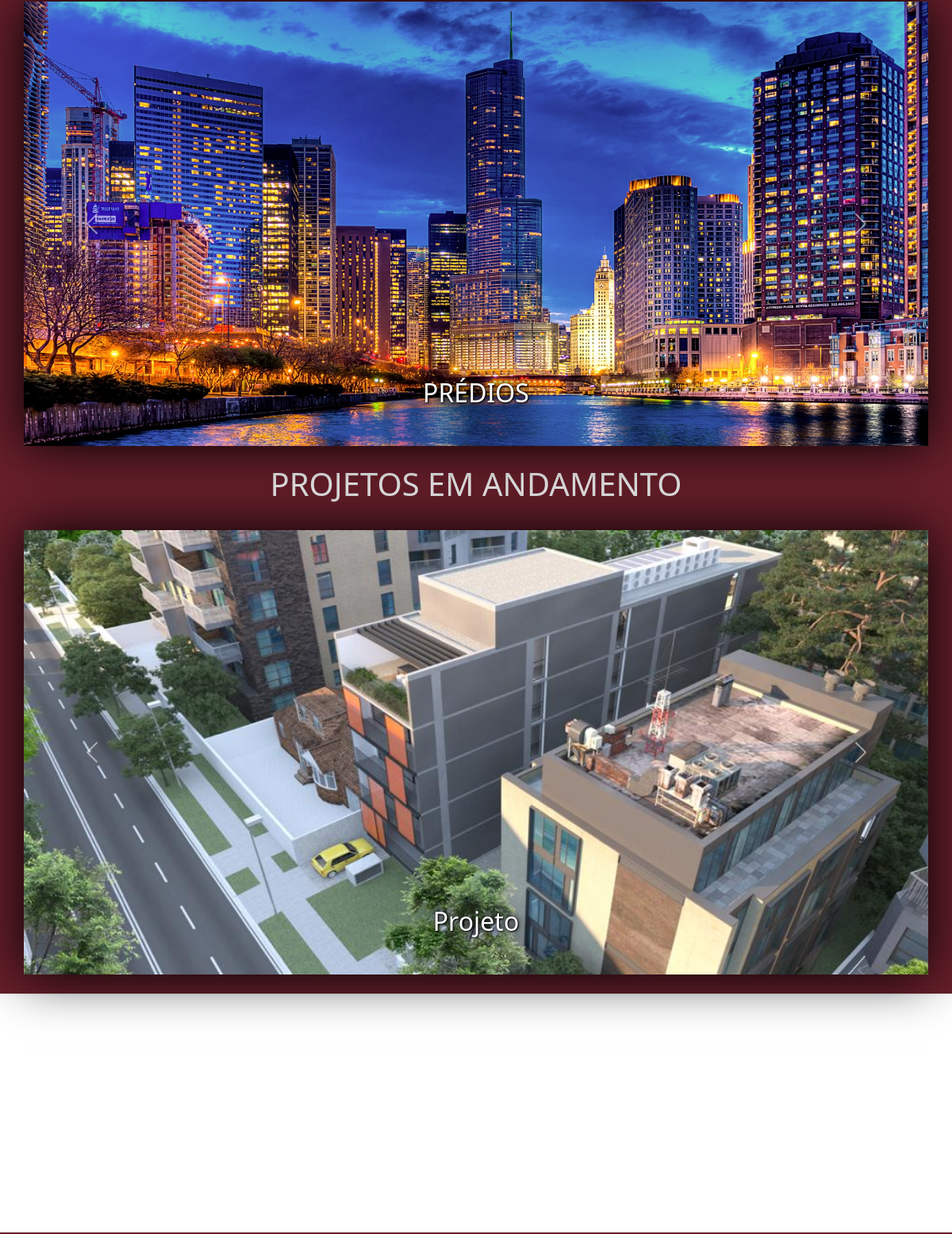
Before: / (middle part) with the older database file.
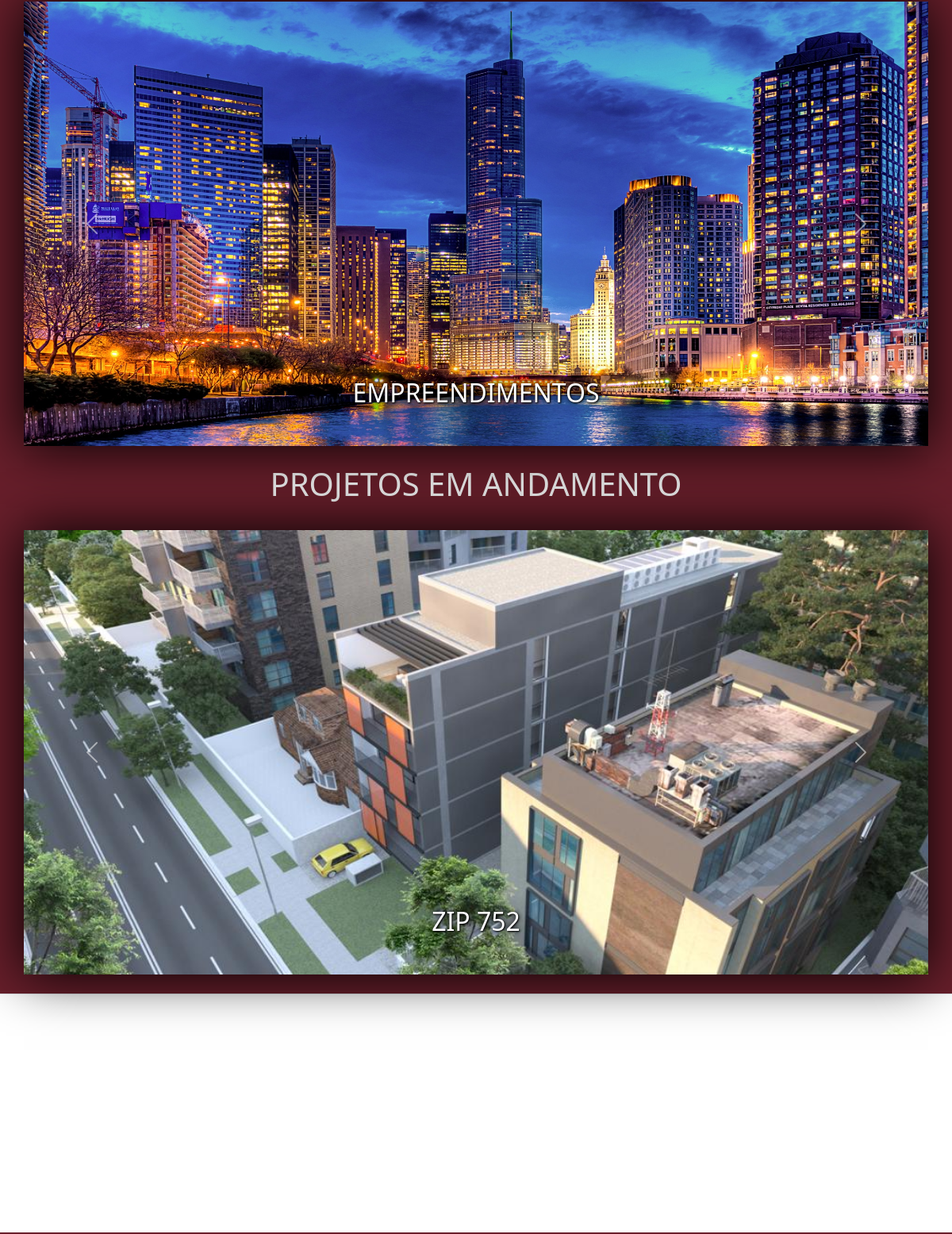
After: the same page with the newer database file.
### app/models.py (models this page shows, shortened)
class Portifolio(models.Model):
    name = models.CharField(max_length=255, blank=False)
    image = models.ImageField(upload_to="portifolio/%Y/%m/%d", blank=False)
    created = models.CharField(max_length=255)
    modified = models.CharField(max_length=255)
    objects = models.Manager()
    class Meta:
        ordering = ("name",)

class Projetos(models.Model):
    name = models.CharField(max_length=255, blank=False)
    image = models.ImageField(upload_to="projetos/%Y/%m/%d", blank=False)
    created = models.CharField(max_length=255)
    modified = models.CharField(max_length=255)
    objects = models.Manager()
    class Meta:
        ordering = ("name",)
        verbose_name_plural = "Projetos"

### app/views.py (the view)
# urls.py: path('', views.homepage, name='home'),
def homepage(request):
    portifolio = Portifolio.objects.all()
    projetos = Projetos.objects.all()
    return render(request, 'pages/home.html', {'portifolio':portifolio, 'projetos':projetos})

### templates/pages/home.html (shortened to what this page needs)
{% extends 'base.html' %}
{% block content %}
<div class="album bg-rauss">
{% include 'includes/portifolio.html' %}
{% include 'includes/projetos.html' %}
</div>
<div class="row border-top">
  <iframe src="https://www.google.com/maps/embed?pb=!1m18!1m12!1m3!1d3603.004881325117!2d-49.268748885654915!3d-25.438100339440883!2m3!1f0!2f0!3f0!3m2!1i1024!2i768!4f13.1!3m3!1m2!1s0x94dce5233259639f%3A0xb80c7a160a2305a5!2sRauss%20Engenharia!5e0!3m2!1spt-BR!2sbr!4v1629103774382!5m2!1spt-BR!2sbr"
  width="100%" height="300em" style="border:0;" allowfullscreen="" loading="lazy"></iframe>
</div>
{% endblock %}

### templates/base.html (shortened to what this page needs)
{% load static %}
<!DOCTYPE html>
<html lang="pt-br">
<head>
    {% include "includes/head.html" %}
</head>
    <main>
    {% block content %} {% endblock %}
    </main>
</html>

### templates/includes/head.html (shortened to what this page needs)
{% load static %}
<link rel="stylesheet" href="https://cdnjs.cloudflare.com/ajax/libs/font-awesome/4.7.0/css/font-awesome.min.css">
<link href="https://cdn.jsdelivr.net/npm/bootstrap@5.0.2/dist/css/bootstrap.min.css" rel="stylesheet">
<link rel="stylesheet" href="{% static 'css/styles.css' %}" type="text/css">

### templates/includes/sobre.html (shortened to what this page needs)
{% load static %}

### templates/includes/portifolio.html (shortened to what this page needs)
{% load static %}
<br>
<div class="container-fluid">
    <div id="carouselPortifolioIndicators" class="carousel slide box-shadow" data-ride="carousel" onload="">
        <div class="carousel-inner" role="listbox">
            {% for item in portifolio %}
                <div class="carousel-item {% if forloop.first %}active{% endif %}" id="slide{{forloop.counter}}">
                    <img class="img-responsive" src="/media/{{item.image}}" alt="{{item.name}}" onclick="imgzoom('{{item.name}}','/media/{{item.image}}')">
                    <div class="carousel-caption d-none d-md-block">
                        <h2 id="titulo-portifolio">{{item.name}}</h2>
                    </div>
                </div>
            {% endfor %}
        </div>
        <a class="carousel-control-prev" href="#carouselPortifolioIndicators" role="button" data-bs-slide="prev">
            <span class="carousel-control-prev-icon" aria-hidden="true"></span>
        </a>
        <a class="carousel-control-next" href="#carouselPortifolioIndicators" role="button" data-bs-slide="next">
            <span class="carousel-control-next-icon" aria-hidden="true"></span>
        </a>
    </div>
</div>

### templates/includes/projetos.html (shortened to what this page needs)
{% load static %}
<br>
<div class="titulos h1-projetos"><h1>PROJETOS EM ANDAMENTO</h1></div>
<br>
<div class="container-fluid">
    <div id="carouselProjetosIndicators" class="carousel slide box-shadow" data-ride="carousel">
        <div class="carousel-inner" role="listbox">
            {% for item in projetos %}
                <div class="carousel-item {% if forloop.first %}active{% endif %}" id="slideprojetos{{forloop.counter}}">
                    <img class="img-responsive" src="/media/{{item.image}}" alt="{{item.name}}" onclick="imgzoom('{{item.name}}','/media/{{item.image}}')">
                    <div class="carousel-caption d-none d-md-block">
                        <h2 id="titulo-portifolio">{{item.name}}</h2>
                    </div>
                </div>
            {% endfor %}
        </div>
        <div class="owl-next">
            <a class="carousel-control-prev" href="#carouselProjetosIndicators" role="button" data-bs-slide="prev">
                <span class="carousel-control-prev-icon" aria-hidden="true"></span>
            </a>
        </div>
        <a class="carousel-control-next" href="#carouselProjetosIndicators" role="button" data-bs-slide="next">
            <span class="carousel-control-next-icon" aria-hidden="true"></span>
        </a>
    </div>
</div>
<br>

### templates/includes/jsPlugins.html (shortened to what this page needs)
{% load static %}

### static/css/styles.css (style rules this page uses)
header, a { color: #000; text-decoration: none; }
main { overflow-x: hidden; }
.carousel-inner .carousel-item { transition: -webkit-transform 2s ease; transition: transform 2s ease; transition: transform 2s ease, -webkit-transform 2s ease; }
.album { box-shadow: 1em #212529; }
#titulo-portifolio { text-shadow: 1px 1px 2px black, 0 0 1em black, 0 0 0.2em black; }
.container-fluid { padding: 0; }
.carousel-item img { height: 70vh; width: 100vw; }
.titulos { width: 100%; text-align: center; border-bottom: 0.15rem #681f2b solid; }
.titulos h1 { color: #f1f1f1; }
.bg-rauss { background: #681f2b; }
.box-shadow { box-shadow: 0 0 4em #000; }
@media only screen and (min-width: 1140px) { .container-fluid { max-width: 1140px; } }

Changed rows visible on the page:
changed Portifolio: name "PRÉDIOS" → "EMPREENDIMENTOS"
changed Projetos: name "Projeto" → "ZIP 752"
